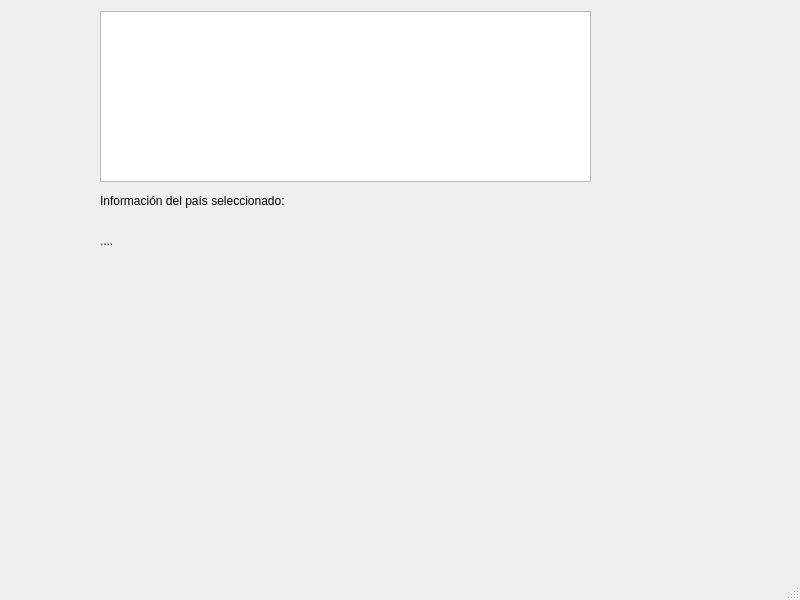
<?xml version="1.0" encoding="UTF-8"?>
<ui version="4.0">
 <class>MainWindow</class>
 <widget class="QMainWindow" name="MainWindow">
  <property name="geometry">
   <rect>
    <x>0</x>
    <y>0</y>
    <width>800</width>
    <height>600</height>
   </rect>
  </property>
  <property name="windowTitle">
   <string>MainWindow</string>
  </property>
  <widget class="QWidget" name="centralwidget">
   <widget class="QLabel" name="labelInfo">
    <property name="geometry">
     <rect>
      <x>100</x>
      <y>220</y>
      <width>251</width>
      <height>41</height>
     </rect>
    </property>
    <property name="text">
     <string>....</string>
    </property>
   </widget>
   <widget class="QListWidget" name="listWidgetPaises">
    <property name="geometry">
     <rect>
      <x>100</x>
      <y>11</y>
      <width>491</width>
      <height>171</height>
     </rect>
    </property>
   </widget>
   <widget class="QLabel" name="labelTitulo">
    <property name="geometry">
     <rect>
      <x>100</x>
      <y>190</y>
      <width>241</width>
      <height>21</height>
     </rect>
    </property>
    <property name="text">
     <string>Información del país seleccionado:</string>
    </property>
   </widget>
  </widget>
  <widget class="QMenuBar" name="menubar">
   <property name="geometry">
    <rect>
     <x>0</x>
     <y>0</y>
     <width>800</width>
     <height>17</height>
    </rect>
   </property>
  </widget>
  <widget class="QStatusBar" name="statusbar"/>
 </widget>
 <resources/>
 <connections/>
</ui>
